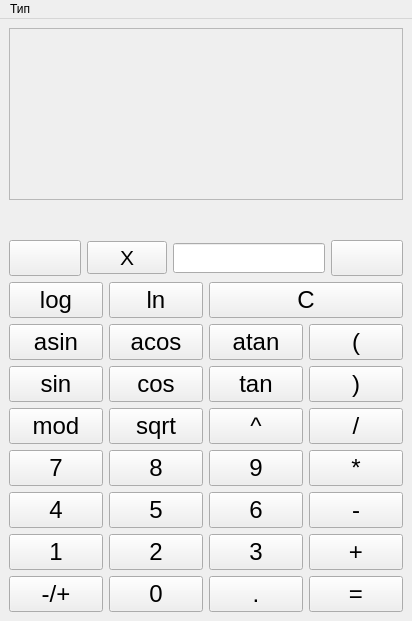
<?xml version="1.0" encoding="UTF-8"?>
<ui version="4.0">
 <class>Calcul</class>
 <widget class="QMainWindow" name="Calcul">
  <property name="geometry">
   <rect>
    <x>0</x>
    <y>0</y>
    <width>412</width>
    <height>621</height>
   </rect>
  </property>
  <property name="windowTitle">
   <string>Математический калькулятор</string>
  </property>
  <widget class="QWidget" name="centralwidget">
   <layout class="QGridLayout" name="gridLayout">
    <item row="0" column="0">
     <layout class="QVBoxLayout" name="verticalLayout_2">
      <item>
       <widget class="QScrollArea" name="scrollArea">
        <property name="sizeAdjustPolicy">
         <enum>QAbstractScrollArea::AdjustToContents</enum>
        </property>
        <property name="widgetResizable">
         <bool>true</bool>
        </property>
        <property name="alignment">
         <set>Qt::AlignLeading|Qt::AlignLeft|Qt::AlignVCenter</set>
        </property>
        <widget class="QWidget" name="scrollAreaWidgetContents">
         <property name="geometry">
          <rect>
           <x>0</x>
           <y>0</y>
           <width>384</width>
           <height>184</height>
          </rect>
         </property>
        </widget>
       </widget>
      </item>
      <item>
       <widget class="QLabel" name="Out_lable">
        <property name="sizePolicy">
         <sizepolicy hsizetype="Preferred" vsizetype="Preferred">
          <horstretch>0</horstretch>
          <verstretch>0</verstretch>
         </sizepolicy>
        </property>
        <property name="font">
         <font>
          <pointsize>18</pointsize>
         </font>
        </property>
        <property name="focusPolicy">
         <enum>Qt::NoFocus</enum>
        </property>
        <property name="text">
         <string/>
        </property>
        <property name="textFormat">
         <enum>Qt::PlainText</enum>
        </property>
        <property name="scaledContents">
         <bool>false</bool>
        </property>
        <property name="alignment">
         <set>Qt::AlignBottom|Qt::AlignRight|Qt::AlignTrailing</set>
        </property>
        <property name="textInteractionFlags">
         <set>Qt::TextSelectableByMouse</set>
        </property>
       </widget>
      </item>
      <item>
       <layout class="QVBoxLayout" name="verticalLayout">
        <item>
         <layout class="QHBoxLayout" name="horizontalLayout">
          <item>
           <widget class="QPushButton" name="graph_button">
            <property name="sizePolicy">
             <sizepolicy hsizetype="Minimum" vsizetype="Maximum">
              <horstretch>0</horstretch>
              <verstretch>0</verstretch>
             </sizepolicy>
            </property>
            <property name="minimumSize">
             <size>
              <width>25</width>
              <height>0</height>
             </size>
            </property>
            <property name="font">
             <font>
              <family>Tahoma</family>
              <pointsize>18</pointsize>
              <italic>false</italic>
             </font>
            </property>
            <property name="cursor">
             <cursorShape>PointingHandCursor</cursorShape>
            </property>
            <property name="text">
             <string/>
            </property>
            <property name="icon">
             <iconset resource="../res.qrc">
              <normaloff>:/img /img/icons8-sin-24.png</normaloff>:/img /img/icons8-sin-24.png</iconset>
            </property>
            <property name="iconSize">
             <size>
              <width>20</width>
              <height>20</height>
             </size>
            </property>
           </widget>
          </item>
          <item>
           <widget class="QPushButton" name="one_more_x">
            <property name="sizePolicy">
             <sizepolicy hsizetype="Minimum" vsizetype="Maximum">
              <horstretch>0</horstretch>
              <verstretch>0</verstretch>
             </sizepolicy>
            </property>
            <property name="minimumSize">
             <size>
              <width>25</width>
              <height>0</height>
             </size>
            </property>
            <property name="font">
             <font>
              <family>Tahoma</family>
              <pointsize>16</pointsize>
              <italic>false</italic>
             </font>
            </property>
            <property name="cursor">
             <cursorShape>PointingHandCursor</cursorShape>
            </property>
            <property name="whatsThis">
             <string extracomment="ч"/>
            </property>
            <property name="accessibleDescription">
             <string extracomment="добавить переменную"/>
            </property>
            <property name="text">
             <string>X</string>
            </property>
            <property name="iconSize">
             <size>
              <width>20</width>
              <height>20</height>
             </size>
            </property>
           </widget>
          </item>
          <item>
           <widget class="QLineEdit" name="input_line">
            <property name="minimumSize">
             <size>
              <width>0</width>
              <height>30</height>
             </size>
            </property>
            <property name="maxLength">
             <number>255</number>
            </property>
            <property name="readOnly">
             <bool>true</bool>
            </property>
           </widget>
          </item>
          <item>
           <widget class="QPushButton" name="backs_button">
            <property name="sizePolicy">
             <sizepolicy hsizetype="Minimum" vsizetype="Maximum">
              <horstretch>0</horstretch>
              <verstretch>0</verstretch>
             </sizepolicy>
            </property>
            <property name="minimumSize">
             <size>
              <width>50</width>
              <height>0</height>
             </size>
            </property>
            <property name="font">
             <font>
              <family>Tahoma</family>
              <pointsize>18</pointsize>
              <italic>false</italic>
             </font>
            </property>
            <property name="cursor">
             <cursorShape>PointingHandCursor</cursorShape>
            </property>
            <property name="autoFillBackground">
             <bool>false</bool>
            </property>
            <property name="text">
             <string/>
            </property>
            <property name="icon">
             <iconset resource="../res.qrc">
              <normaloff>:/img /img/icons8-backs.png</normaloff>:/img /img/icons8-backs.png</iconset>
            </property>
            <property name="iconSize">
             <size>
              <width>22</width>
              <height>22</height>
             </size>
            </property>
            <property name="shortcut">
             <string>Backspace</string>
            </property>
            <property name="autoRepeat">
             <bool>true</bool>
            </property>
           </widget>
          </item>
         </layout>
        </item>
        <item>
         <layout class="QGridLayout" name="buttons">
          <item row="10" column="1">
           <widget class="QPushButton" name="eight_button">
            <property name="sizePolicy">
             <sizepolicy hsizetype="Minimum" vsizetype="Maximum">
              <horstretch>0</horstretch>
              <verstretch>0</verstretch>
             </sizepolicy>
            </property>
            <property name="font">
             <font>
              <family>Tahoma</family>
              <pointsize>18</pointsize>
              <italic>false</italic>
             </font>
            </property>
            <property name="cursor">
             <cursorShape>PointingHandCursor</cursorShape>
            </property>
            <property name="text">
             <string>8</string>
            </property>
            <property name="shortcut">
             <string>8</string>
            </property>
            <attribute name="buttonGroup">
             <string notr="true">buttonGroup_num</string>
            </attribute>
           </widget>
          </item>
          <item row="8" column="0">
           <widget class="QPushButton" name="sin_button">
            <property name="sizePolicy">
             <sizepolicy hsizetype="Minimum" vsizetype="Maximum">
              <horstretch>0</horstretch>
              <verstretch>0</verstretch>
             </sizepolicy>
            </property>
            <property name="font">
             <font>
              <family>Tahoma</family>
              <pointsize>18</pointsize>
              <italic>false</italic>
             </font>
            </property>
            <property name="cursor">
             <cursorShape>PointingHandCursor</cursorShape>
            </property>
            <property name="text">
             <string>sin</string>
            </property>
            <property name="shortcut">
             <string>S, I, N</string>
            </property>
            <attribute name="buttonGroup">
             <string notr="true">buttonGroup_fnc_onearg</string>
            </attribute>
           </widget>
          </item>
          <item row="10" column="2">
           <widget class="QPushButton" name="nine_button">
            <property name="sizePolicy">
             <sizepolicy hsizetype="Minimum" vsizetype="Maximum">
              <horstretch>0</horstretch>
              <verstretch>0</verstretch>
             </sizepolicy>
            </property>
            <property name="font">
             <font>
              <family>Tahoma</family>
              <pointsize>18</pointsize>
              <italic>false</italic>
             </font>
            </property>
            <property name="cursor">
             <cursorShape>PointingHandCursor</cursorShape>
            </property>
            <property name="text">
             <string>9</string>
            </property>
            <property name="shortcut">
             <string>9</string>
            </property>
            <attribute name="buttonGroup">
             <string notr="true">buttonGroup_num</string>
            </attribute>
           </widget>
          </item>
          <item row="11" column="2">
           <widget class="QPushButton" name="six_button">
            <property name="sizePolicy">
             <sizepolicy hsizetype="Minimum" vsizetype="Maximum">
              <horstretch>0</horstretch>
              <verstretch>0</verstretch>
             </sizepolicy>
            </property>
            <property name="font">
             <font>
              <family>Tahoma</family>
              <pointsize>18</pointsize>
              <italic>false</italic>
             </font>
            </property>
            <property name="cursor">
             <cursorShape>PointingHandCursor</cursorShape>
            </property>
            <property name="text">
             <string>6</string>
            </property>
            <property name="shortcut">
             <string>6</string>
            </property>
            <attribute name="buttonGroup">
             <string notr="true">buttonGroup_num</string>
            </attribute>
           </widget>
          </item>
          <item row="12" column="0">
           <widget class="QPushButton" name="one_button">
            <property name="sizePolicy">
             <sizepolicy hsizetype="Minimum" vsizetype="Maximum">
              <horstretch>0</horstretch>
              <verstretch>0</verstretch>
             </sizepolicy>
            </property>
            <property name="font">
             <font>
              <family>Tahoma</family>
              <pointsize>18</pointsize>
              <italic>false</italic>
             </font>
            </property>
            <property name="cursor">
             <cursorShape>PointingHandCursor</cursorShape>
            </property>
            <property name="text">
             <string>1</string>
            </property>
            <property name="shortcut">
             <string>1</string>
            </property>
            <attribute name="buttonGroup">
             <string notr="true">buttonGroup_num</string>
            </attribute>
           </widget>
          </item>
          <item row="9" column="1">
           <widget class="QPushButton" name="sqrt_button">
            <property name="sizePolicy">
             <sizepolicy hsizetype="Minimum" vsizetype="Maximum">
              <horstretch>0</horstretch>
              <verstretch>0</verstretch>
             </sizepolicy>
            </property>
            <property name="font">
             <font>
              <family>Tahoma</family>
              <pointsize>18</pointsize>
              <italic>false</italic>
             </font>
            </property>
            <property name="cursor">
             <cursorShape>PointingHandCursor</cursorShape>
            </property>
            <property name="text">
             <string>sqrt</string>
            </property>
            <property name="shortcut">
             <string>Esc</string>
            </property>
            <attribute name="buttonGroup">
             <string notr="true">buttonGroup_fnc_onearg</string>
            </attribute>
           </widget>
          </item>
          <item row="7" column="3">
           <widget class="QPushButton" name="lbranch_button">
            <property name="sizePolicy">
             <sizepolicy hsizetype="Minimum" vsizetype="Maximum">
              <horstretch>0</horstretch>
              <verstretch>0</verstretch>
             </sizepolicy>
            </property>
            <property name="font">
             <font>
              <family>Tahoma</family>
              <pointsize>18</pointsize>
              <italic>false</italic>
             </font>
            </property>
            <property name="cursor">
             <cursorShape>PointingHandCursor</cursorShape>
            </property>
            <property name="text">
             <string>(</string>
            </property>
            <property name="shortcut">
             <string>Esc</string>
            </property>
           </widget>
          </item>
          <item row="9" column="3">
           <widget class="QPushButton" name="devision_button">
            <property name="sizePolicy">
             <sizepolicy hsizetype="Minimum" vsizetype="Maximum">
              <horstretch>0</horstretch>
              <verstretch>0</verstretch>
             </sizepolicy>
            </property>
            <property name="font">
             <font>
              <family>Tahoma</family>
              <pointsize>18</pointsize>
              <italic>false</italic>
             </font>
            </property>
            <property name="cursor">
             <cursorShape>PointingHandCursor</cursorShape>
            </property>
            <property name="text">
             <string>/</string>
            </property>
            <property name="shortcut">
             <string>/, \</string>
            </property>
            <attribute name="buttonGroup">
             <string notr="true">buttonGroup_fnc_twoarg</string>
            </attribute>
           </widget>
          </item>
          <item row="12" column="3">
           <widget class="QPushButton" name="addition_button">
            <property name="sizePolicy">
             <sizepolicy hsizetype="Minimum" vsizetype="Maximum">
              <horstretch>0</horstretch>
              <verstretch>0</verstretch>
             </sizepolicy>
            </property>
            <property name="font">
             <font>
              <family>Tahoma</family>
              <pointsize>18</pointsize>
              <italic>false</italic>
             </font>
            </property>
            <property name="cursor">
             <cursorShape>PointingHandCursor</cursorShape>
            </property>
            <property name="text">
             <string>+</string>
            </property>
            <property name="shortcut">
             <string>+</string>
            </property>
            <attribute name="buttonGroup">
             <string notr="true">buttonGroup_fnc_twoarg</string>
            </attribute>
           </widget>
          </item>
          <item row="12" column="1">
           <widget class="QPushButton" name="two_button">
            <property name="sizePolicy">
             <sizepolicy hsizetype="Minimum" vsizetype="Maximum">
              <horstretch>0</horstretch>
              <verstretch>0</verstretch>
             </sizepolicy>
            </property>
            <property name="font">
             <font>
              <family>Tahoma</family>
              <pointsize>18</pointsize>
              <italic>false</italic>
             </font>
            </property>
            <property name="cursor">
             <cursorShape>PointingHandCursor</cursorShape>
            </property>
            <property name="text">
             <string>2</string>
            </property>
            <property name="shortcut">
             <string>2</string>
            </property>
            <attribute name="buttonGroup">
             <string notr="true">buttonGroup_num</string>
            </attribute>
           </widget>
          </item>
          <item row="6" column="0">
           <widget class="QPushButton" name="log_button">
            <property name="sizePolicy">
             <sizepolicy hsizetype="Minimum" vsizetype="Maximum">
              <horstretch>0</horstretch>
              <verstretch>0</verstretch>
             </sizepolicy>
            </property>
            <property name="font">
             <font>
              <family>Tahoma</family>
              <pointsize>18</pointsize>
              <italic>false</italic>
             </font>
            </property>
            <property name="cursor">
             <cursorShape>PointingHandCursor</cursorShape>
            </property>
            <property name="text">
             <string>log</string>
            </property>
            <property name="shortcut">
             <string>Esc</string>
            </property>
            <attribute name="buttonGroup">
             <string notr="true">buttonGroup_fnc_onearg</string>
            </attribute>
           </widget>
          </item>
          <item row="13" column="1">
           <widget class="QPushButton" name="zero_button">
            <property name="sizePolicy">
             <sizepolicy hsizetype="Minimum" vsizetype="Maximum">
              <horstretch>0</horstretch>
              <verstretch>0</verstretch>
             </sizepolicy>
            </property>
            <property name="font">
             <font>
              <family>Tahoma</family>
              <pointsize>18</pointsize>
              <italic>false</italic>
             </font>
            </property>
            <property name="cursor">
             <cursorShape>PointingHandCursor</cursorShape>
            </property>
            <property name="text">
             <string>0</string>
            </property>
            <property name="shortcut">
             <string>0</string>
            </property>
            <attribute name="buttonGroup">
             <string notr="true">buttonGroup_num</string>
            </attribute>
           </widget>
          </item>
          <item row="9" column="2">
           <widget class="QPushButton" name="pow_button">
            <property name="sizePolicy">
             <sizepolicy hsizetype="Minimum" vsizetype="Maximum">
              <horstretch>0</horstretch>
              <verstretch>0</verstretch>
             </sizepolicy>
            </property>
            <property name="font">
             <font>
              <family>Tahoma</family>
              <pointsize>18</pointsize>
              <italic>false</italic>
             </font>
            </property>
            <property name="cursor">
             <cursorShape>PointingHandCursor</cursorShape>
            </property>
            <property name="text">
             <string>^</string>
            </property>
            <attribute name="buttonGroup">
             <string notr="true">buttonGroup_fnc_twoarg</string>
            </attribute>
           </widget>
          </item>
          <item row="7" column="0">
           <widget class="QPushButton" name="asin_button_2">
            <property name="sizePolicy">
             <sizepolicy hsizetype="Minimum" vsizetype="Maximum">
              <horstretch>0</horstretch>
              <verstretch>0</verstretch>
             </sizepolicy>
            </property>
            <property name="font">
             <font>
              <family>Tahoma</family>
              <pointsize>18</pointsize>
              <italic>false</italic>
             </font>
            </property>
            <property name="cursor">
             <cursorShape>PointingHandCursor</cursorShape>
            </property>
            <property name="text">
             <string>asin</string>
            </property>
            <property name="shortcut">
             <string>Esc</string>
            </property>
            <attribute name="buttonGroup">
             <string notr="true">buttonGroup_fnc_onearg</string>
            </attribute>
           </widget>
          </item>
          <item row="12" column="2">
           <widget class="QPushButton" name="three_button">
            <property name="sizePolicy">
             <sizepolicy hsizetype="Minimum" vsizetype="Maximum">
              <horstretch>0</horstretch>
              <verstretch>0</verstretch>
             </sizepolicy>
            </property>
            <property name="font">
             <font>
              <family>Tahoma</family>
              <pointsize>18</pointsize>
              <italic>false</italic>
             </font>
            </property>
            <property name="cursor">
             <cursorShape>PointingHandCursor</cursorShape>
            </property>
            <property name="text">
             <string>3</string>
            </property>
            <property name="shortcut">
             <string>3</string>
            </property>
            <attribute name="buttonGroup">
             <string notr="true">buttonGroup_num</string>
            </attribute>
           </widget>
          </item>
          <item row="7" column="1">
           <widget class="QPushButton" name="acos_button">
            <property name="sizePolicy">
             <sizepolicy hsizetype="Minimum" vsizetype="Maximum">
              <horstretch>0</horstretch>
              <verstretch>0</verstretch>
             </sizepolicy>
            </property>
            <property name="font">
             <font>
              <family>Tahoma</family>
              <pointsize>18</pointsize>
              <italic>false</italic>
             </font>
            </property>
            <property name="cursor">
             <cursorShape>PointingHandCursor</cursorShape>
            </property>
            <property name="text">
             <string>acos</string>
            </property>
            <property name="shortcut">
             <string>Shift+C</string>
            </property>
            <attribute name="buttonGroup">
             <string notr="true">buttonGroup_fnc_onearg</string>
            </attribute>
           </widget>
          </item>
          <item row="8" column="1">
           <widget class="QPushButton" name="cos_button">
            <property name="sizePolicy">
             <sizepolicy hsizetype="Minimum" vsizetype="Maximum">
              <horstretch>0</horstretch>
              <verstretch>0</verstretch>
             </sizepolicy>
            </property>
            <property name="font">
             <font>
              <family>Tahoma</family>
              <pointsize>18</pointsize>
              <italic>false</italic>
             </font>
            </property>
            <property name="cursor">
             <cursorShape>PointingHandCursor</cursorShape>
            </property>
            <property name="text">
             <string>cos</string>
            </property>
            <property name="shortcut">
             <string>C, O, S</string>
            </property>
            <attribute name="buttonGroup">
             <string notr="true">buttonGroup_fnc_onearg</string>
            </attribute>
           </widget>
          </item>
          <item row="9" column="0">
           <widget class="QPushButton" name="mod_button">
            <property name="sizePolicy">
             <sizepolicy hsizetype="Minimum" vsizetype="Maximum">
              <horstretch>0</horstretch>
              <verstretch>0</verstretch>
             </sizepolicy>
            </property>
            <property name="font">
             <font>
              <family>Tahoma</family>
              <pointsize>18</pointsize>
              <italic>false</italic>
             </font>
            </property>
            <property name="cursor">
             <cursorShape>PointingHandCursor</cursorShape>
            </property>
            <property name="text">
             <string>mod</string>
            </property>
            <property name="shortcut">
             <string>Esc</string>
            </property>
            <attribute name="buttonGroup">
             <string notr="true">buttonGroup_fnc_twoarg</string>
            </attribute>
           </widget>
          </item>
          <item row="13" column="2">
           <widget class="QPushButton" name="dot_button">
            <property name="sizePolicy">
             <sizepolicy hsizetype="Minimum" vsizetype="Maximum">
              <horstretch>0</horstretch>
              <verstretch>0</verstretch>
             </sizepolicy>
            </property>
            <property name="font">
             <font>
              <family>Tahoma</family>
              <pointsize>18</pointsize>
              <italic>false</italic>
             </font>
            </property>
            <property name="cursor">
             <cursorShape>PointingHandCursor</cursorShape>
            </property>
            <property name="text">
             <string>.</string>
            </property>
            <property name="shortcut">
             <string>.</string>
            </property>
           </widget>
          </item>
          <item row="13" column="3">
           <widget class="QPushButton" name="equal_button">
            <property name="sizePolicy">
             <sizepolicy hsizetype="Minimum" vsizetype="Maximum">
              <horstretch>0</horstretch>
              <verstretch>0</verstretch>
             </sizepolicy>
            </property>
            <property name="font">
             <font>
              <family>Tahoma</family>
              <pointsize>18</pointsize>
              <italic>false</italic>
             </font>
            </property>
            <property name="cursor">
             <cursorShape>PointingHandCursor</cursorShape>
            </property>
            <property name="text">
             <string>=</string>
            </property>
            <property name="shortcut">
             <string>Return</string>
            </property>
           </widget>
          </item>
          <item row="11" column="0">
           <widget class="QPushButton" name="four_button">
            <property name="sizePolicy">
             <sizepolicy hsizetype="Minimum" vsizetype="Maximum">
              <horstretch>0</horstretch>
              <verstretch>0</verstretch>
             </sizepolicy>
            </property>
            <property name="font">
             <font>
              <family>Tahoma</family>
              <pointsize>18</pointsize>
              <italic>false</italic>
             </font>
            </property>
            <property name="cursor">
             <cursorShape>PointingHandCursor</cursorShape>
            </property>
            <property name="text">
             <string>4</string>
            </property>
            <property name="shortcut">
             <string>4</string>
            </property>
            <attribute name="buttonGroup">
             <string notr="true">buttonGroup_num</string>
            </attribute>
           </widget>
          </item>
          <item row="11" column="1">
           <widget class="QPushButton" name="five_button">
            <property name="sizePolicy">
             <sizepolicy hsizetype="Minimum" vsizetype="Maximum">
              <horstretch>0</horstretch>
              <verstretch>0</verstretch>
             </sizepolicy>
            </property>
            <property name="font">
             <font>
              <family>Tahoma</family>
              <pointsize>18</pointsize>
              <italic>false</italic>
             </font>
            </property>
            <property name="cursor">
             <cursorShape>PointingHandCursor</cursorShape>
            </property>
            <property name="text">
             <string>5</string>
            </property>
            <property name="shortcut">
             <string>5</string>
            </property>
            <attribute name="buttonGroup">
             <string notr="true">buttonGroup_num</string>
            </attribute>
           </widget>
          </item>
          <item row="8" column="3">
           <widget class="QPushButton" name="rbranch_button">
            <property name="sizePolicy">
             <sizepolicy hsizetype="Minimum" vsizetype="Maximum">
              <horstretch>0</horstretch>
              <verstretch>0</verstretch>
             </sizepolicy>
            </property>
            <property name="font">
             <font>
              <family>Tahoma</family>
              <pointsize>18</pointsize>
              <italic>false</italic>
             </font>
            </property>
            <property name="cursor">
             <cursorShape>PointingHandCursor</cursorShape>
            </property>
            <property name="text">
             <string>)</string>
            </property>
            <property name="shortcut">
             <string>Esc</string>
            </property>
           </widget>
          </item>
          <item row="8" column="2">
           <widget class="QPushButton" name="tan_button">
            <property name="sizePolicy">
             <sizepolicy hsizetype="Minimum" vsizetype="Maximum">
              <horstretch>0</horstretch>
              <verstretch>0</verstretch>
             </sizepolicy>
            </property>
            <property name="font">
             <font>
              <family>Tahoma</family>
              <pointsize>18</pointsize>
              <italic>false</italic>
             </font>
            </property>
            <property name="cursor">
             <cursorShape>PointingHandCursor</cursorShape>
            </property>
            <property name="text">
             <string>tan</string>
            </property>
            <property name="shortcut">
             <string>Esc</string>
            </property>
            <attribute name="buttonGroup">
             <string notr="true">buttonGroup_fnc_onearg</string>
            </attribute>
           </widget>
          </item>
          <item row="11" column="3">
           <widget class="QPushButton" name="sudstraction_button">
            <property name="sizePolicy">
             <sizepolicy hsizetype="Minimum" vsizetype="Maximum">
              <horstretch>0</horstretch>
              <verstretch>0</verstretch>
             </sizepolicy>
            </property>
            <property name="font">
             <font>
              <family>Tahoma</family>
              <pointsize>18</pointsize>
              <italic>false</italic>
             </font>
            </property>
            <property name="cursor">
             <cursorShape>PointingHandCursor</cursorShape>
            </property>
            <property name="text">
             <string>-</string>
            </property>
            <property name="shortcut">
             <string>-</string>
            </property>
            <attribute name="buttonGroup">
             <string notr="true">buttonGroup_fnc_twoarg</string>
            </attribute>
           </widget>
          </item>
          <item row="10" column="0">
           <widget class="QPushButton" name="seven_button">
            <property name="sizePolicy">
             <sizepolicy hsizetype="Minimum" vsizetype="Maximum">
              <horstretch>0</horstretch>
              <verstretch>0</verstretch>
             </sizepolicy>
            </property>
            <property name="font">
             <font>
              <family>Tahoma</family>
              <pointsize>18</pointsize>
              <italic>false</italic>
             </font>
            </property>
            <property name="cursor">
             <cursorShape>PointingHandCursor</cursorShape>
            </property>
            <property name="text">
             <string>7</string>
            </property>
            <property name="shortcut">
             <string>7</string>
            </property>
            <attribute name="buttonGroup">
             <string notr="true">buttonGroup_num</string>
            </attribute>
           </widget>
          </item>
          <item row="6" column="2" colspan="2">
           <widget class="QPushButton" name="C_button">
            <property name="sizePolicy">
             <sizepolicy hsizetype="Minimum" vsizetype="Maximum">
              <horstretch>0</horstretch>
              <verstretch>0</verstretch>
             </sizepolicy>
            </property>
            <property name="font">
             <font>
              <family>Tahoma</family>
              <pointsize>18</pointsize>
              <italic>false</italic>
             </font>
            </property>
            <property name="cursor">
             <cursorShape>PointingHandCursor</cursorShape>
            </property>
            <property name="text">
             <string>C</string>
            </property>
            <property name="shortcut">
             <string>Esc</string>
            </property>
           </widget>
          </item>
          <item row="6" column="1">
           <widget class="QPushButton" name="ln_button">
            <property name="sizePolicy">
             <sizepolicy hsizetype="Minimum" vsizetype="Maximum">
              <horstretch>0</horstretch>
              <verstretch>0</verstretch>
             </sizepolicy>
            </property>
            <property name="font">
             <font>
              <family>Tahoma</family>
              <pointsize>18</pointsize>
              <italic>false</italic>
             </font>
            </property>
            <property name="cursor">
             <cursorShape>PointingHandCursor</cursorShape>
            </property>
            <property name="text">
             <string>ln</string>
            </property>
            <property name="shortcut">
             <string>Esc</string>
            </property>
            <attribute name="buttonGroup">
             <string notr="true">buttonGroup_fnc_onearg</string>
            </attribute>
           </widget>
          </item>
          <item row="10" column="3">
           <widget class="QPushButton" name="multiply_button">
            <property name="sizePolicy">
             <sizepolicy hsizetype="Minimum" vsizetype="Maximum">
              <horstretch>0</horstretch>
              <verstretch>0</verstretch>
             </sizepolicy>
            </property>
            <property name="font">
             <font>
              <family>Tahoma</family>
              <pointsize>18</pointsize>
              <italic>false</italic>
             </font>
            </property>
            <property name="cursor">
             <cursorShape>PointingHandCursor</cursorShape>
            </property>
            <property name="text">
             <string>*</string>
            </property>
            <property name="shortcut">
             <string>*</string>
            </property>
            <attribute name="buttonGroup">
             <string notr="true">buttonGroup_fnc_twoarg</string>
            </attribute>
           </widget>
          </item>
          <item row="7" column="2">
           <widget class="QPushButton" name="atan_button">
            <property name="sizePolicy">
             <sizepolicy hsizetype="Minimum" vsizetype="Maximum">
              <horstretch>0</horstretch>
              <verstretch>0</verstretch>
             </sizepolicy>
            </property>
            <property name="font">
             <font>
              <family>Tahoma</family>
              <pointsize>18</pointsize>
              <italic>false</italic>
             </font>
            </property>
            <property name="cursor">
             <cursorShape>PointingHandCursor</cursorShape>
            </property>
            <property name="text">
             <string>atan</string>
            </property>
            <property name="shortcut">
             <string>Esc</string>
            </property>
            <attribute name="buttonGroup">
             <string notr="true">buttonGroup_fnc_onearg</string>
            </attribute>
           </widget>
          </item>
          <item row="13" column="0">
           <widget class="QPushButton" name="sign_button">
            <property name="sizePolicy">
             <sizepolicy hsizetype="Minimum" vsizetype="Maximum">
              <horstretch>0</horstretch>
              <verstretch>0</verstretch>
             </sizepolicy>
            </property>
            <property name="font">
             <font>
              <family>Tahoma</family>
              <pointsize>18</pointsize>
              <italic>false</italic>
             </font>
            </property>
            <property name="cursor">
             <cursorShape>PointingHandCursor</cursorShape>
            </property>
            <property name="text">
             <string>-/+</string>
            </property>
           </widget>
          </item>
         </layout>
        </item>
       </layout>
      </item>
     </layout>
    </item>
   </layout>
  </widget>
  <widget class="QMenuBar" name="menuBar">
   <property name="geometry">
    <rect>
     <x>0</x>
     <y>0</y>
     <width>412</width>
     <height>24</height>
    </rect>
   </property>
   <widget class="QMenu" name="menu">
    <property name="title">
     <string>Тип</string>
    </property>
    <addaction name="main_calc_button"/>
    <addaction name="Credit_calc_button"/>
    <addaction name="depos_calc_button"/>
   </widget>
   <addaction name="menu"/>
  </widget>
  <action name="main_calc_button">
   <property name="text">
    <string>Математический</string>
   </property>
   <property name="toolTip">
    <string>Алгебраические и тригонометрические функции</string>
   </property>
  </action>
  <action name="Credit_calc_button">
   <property name="text">
    <string>Кредитный</string>
   </property>
   <property name="toolTip">
    <string>Расчет суммы переплаты по кредиту</string>
   </property>
  </action>
  <action name="depos_calc_button">
   <property name="text">
    <string>Депозитный</string>
   </property>
   <property name="toolTip">
    <string>Расчет процентов по депозиту</string>
   </property>
  </action>
 </widget>
 <resources>
  <include location="../res.qrc"/>
 </resources>
 <connections>
  <connection>
   <sender>equal_button</sender>
   <signal>clicked()</signal>
   <receiver>Calcul</receiver>
   <slot>update()</slot>
   <hints>
    <hint type="sourcelabel">
     <x>303</x>
     <y>531</y>
    </hint>
    <hint type="destinationlabel">
     <x>254</x>
     <y>296</y>
    </hint>
   </hints>
  </connection>
 </connections>
 <buttongroups>
  <buttongroup name="buttonGroup_fnc_onearg"/>
  <buttongroup name="buttonGroup_num"/>
  <buttongroup name="buttonGroup_fnc_twoarg"/>
 </buttongroups>
</ui>
